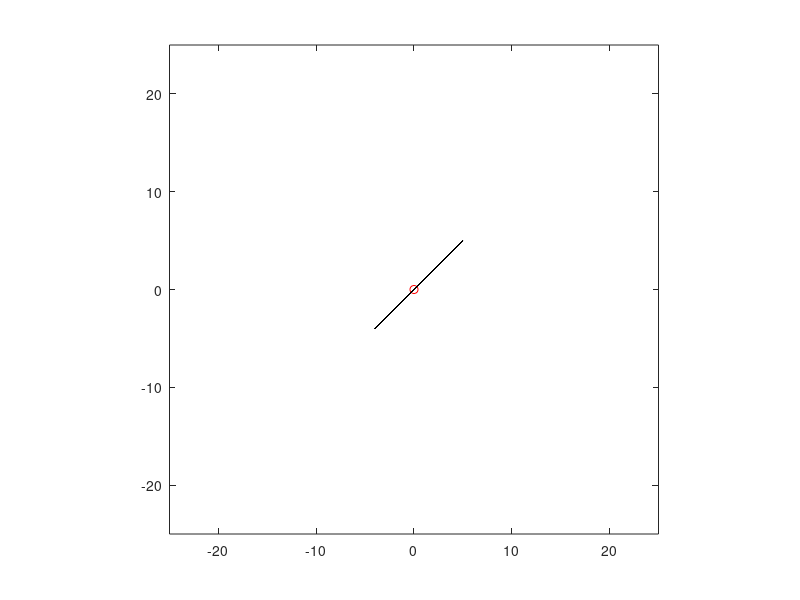

Here is the MATLAB script that generated this plot:
%M-M-R[O]
points=[];%Creation of the "points" variable
%Assuming centre is not P(0,0)
#printf("Centre's X: ");%Ask for the centre X value
#variableXtemp=input(' ');%Read and store the input given by the user
#printf("Centre's Y: ");%Ask for the centre Y value
#variableYtemp=input(' ');%Read and store the input given by the user
#centre=[variableXtemp variableYtemp];%Assign the centre variable the coordinates determined by the user
%Otherwise
centre=[0 0];%Created variable centre with given coordinates (0,0)
printf("Initial Vector's Starting X: ");%Ask for the starting X value of the initial vector
variableXtemp=input(' ');%Read and store the input given by the user
printf("Initial Vector's Starting Y: ");%Ask for the starting Y value of the initial vector
variableYtemp=input(' ');%Read and store the input given by the user
FirstPoint=[variableXtemp variableYtemp];%Create "FirstPoint" variable to store the coordinates of the specified point
printf("Initial Vector's Final X: ");%Ask for the final X value of the initial vector
variableXtemp=input(' ');%Read and store the input given by the user
printf("Initial Vector's Final Y: ");%Ask for the final Y value of the initial vector
variableYtemp=input(' ');%Read and store the input given by the user
SecondPoint=[variableXtemp variableYtemp];%Create "SecondPoint" variable to store the coordinates of the specified point 
%All necessary data has been introduced to the system at this point
%Representation of the centre and the initial vector
axis on;%Show axis in the plot screen
plot([centre(1,1)],[centre(1,2)], 'ro')%Represent the centre with an O and coloured red
hold on;%Maintain the former plots in the screen
plot ([FirstPoint(1,1) SecondPoint(1,1)],[FirstPoint(1,2) SecondPoint(1,2)],'r')%represent the initial vector coloured red
axis equal;%Make both axis have the same scale
axis([-25 25 -25 25]);%Make both axis represent from a determined value to another
InitialPoint=FirstPoint;%Assign the initial vector's tail coordinates to the new variable "InitialPoint"
FinalPoint=SecondPoint;%Assign the final vector's head coordinates to the new variable "FinalPoint"
accelerations=[];%Create the "accelerations" variable
angles=[];%Create the "angles" variable 
longitudes=[];%Create the "longitudes" variable
k=250;%Create "k" variable (number of steps are going to be computed)
for i=1:k %Creation of a for loop to repeat the process of finding new vectors and representing
  Xpoint=FinalPoint(1,1);%Assign the "FinalPoint" X value to "Xpoint" variable
  if Xpoint<0%Creation of an if statement to check if "Xpoint" is smaller than 0
    Xpoint=Xpoint*-1;%If "Xpoint" is smaller than 0 it is multiplied by -1
  endif%Close the if statement
  Ypoint=FinalPoint(1,2);%Assign the "FinalPoint" Y value to "Ypoint" variable
  if Ypoint<0%Creation of an if statement to check if "Ypoint" is smaller than 0
    Ypoint=Ypoint*-1;%If "Ypoint" is smaller than 0 it is multiplied by -1
  endif%Close the if statement
  Theta=asin(Ypoint/sqrt(power(Xpoint,2)+power(Ypoint,2)));%Creation of "Theta" variable and assign the value of the slope angle of the line through the center and the current vector's head
  a=[0 0];%Creation the "a" (acceleration) vector and assign the value of (0,0)
  if (Theta<=deg2rad(67.5))&&(Theta>=deg2rad(22.5))%Creation of an if statement to check if "Theta" is smaller or equal to 67.5deg and smaller or equal to 22.5deg
    a=[1 1];%In case "Theta" is bigger or equal to 22.5deg and smaller or equal to 67.5deg, "a" is assigned the value of (1,1)
  endif%Close the if statement
  if Theta<deg2rad(22.5)%Creation of an if statement to check if "Theta" is smaller than 22.5deg
    a=[1 0];%In case "Theta" is smaller than 22.5deg, "a" is assigned the value of (1,0)
  endif%Close the if statement
  if Theta>deg2rad(67.5)%Creation of an if statement to check if "Theta" is bigger than 67.5deg
    a=[0 1];%In case "Theta" is bigger than 67.5deg, "a" is assigned the value of (0,1)
  endif%Close the if statement
  if FinalPoint(1,2)>0%Creation of an if statement to check if the Y value of "FinalPoint" is bigger than 0
    a(1,2)=a(1,2)*-1;%In case the Y value of "FinalPoint" is bigger than 0, Y component of the acceleration is multiplied by -1  
  endif%Close the if statement
  if FinalPoint(1,1)>0%Creation of an if statement to check if the X value of "FinalPoint" is bigger than 0
    a(1,1)=a(1,1)*-1;%In cast the X value of "FinalPoint" is bigger than 0, X component of the acceleration is multiplied by -1
  endif%Close the if statement
  longitudes=[longitudes;FinalPoint(1,1)-InitialPoint(1,1) FinalPoint(1,2)-InitialPoint(1,2)];%Add the X and Y longitudes vectorized to the "longitudes" variable
  points=[points;FinalPoint];%Add "FinalPoint" to the "points" variable
  accelerations=[accelerations;a];%Add "a" to the "accelerations" variable
  angles=[angles;Theta];%Add "Theta" to the "angles" variable 
  NewPoint=[2*FinalPoint(1,1)-InitialPoint(1,1)+a(1,1) 2*FinalPoint(1,2)-InitialPoint(1,2)+a(1,2)];%Create "NewPoint" variable and assign the value of the coordinates of the new point generated by cloning the vector and submitting it to the acceleration
  hold on;%Maintain the former plots in the screen
  plot([FinalPoint(1,1) NewPoint(1,1)],[FinalPoint(1,2) NewPoint(1,2)],'k')%Represent the vector between "FinalPoint" and "NewPoint"
  InitialPoint=FinalPoint;%Update "InitialPoint" by assigning the value of "FinalPoint"
  FinalPoint=NewPoint;%Update "FinalPoint" by assigning the value of "NewPoint"
endfor%End the for loop
file=fopen("Stuff.txt",'w');%Create "file" variable and open "Stuff.txt"
fprintf(file,"Points Accelerations Angles Longitudes\n");%Print the titles of the variables in the "Stuff.txt" file
for i=1:k%Creation of a for loop to read all the data stored in the variables
  fprintf(file,"(%d,%d)    (%d,%d)    %d    (%d,%d)\n",points(i,1),points(i,2),accelerations(i,1),accelerations(i,2),angles(i),longitudes(i,1),longitudes(i,2));%Print on the file all the different points and variables nice formatted
endfor%End the for loop
fclose(file);%Close the "Stuff.txt" file
